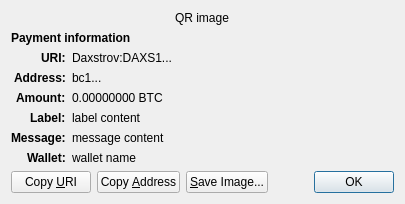
<?xml version="1.0" encoding="UTF-8"?>
<ui version="4.0">
 <class>ReceiveRequestDialog</class>
 <widget class="QDialog" name="ReceiveRequestDialog">
  <property name="geometry">
   <rect>
    <x>0</x>
    <y>0</y>
    <width>413</width>
    <height>229</height>
   </rect>
  </property>
  <property name="windowTitle">
   <string>Request payment to ...</string>
  </property>
  <layout class="QGridLayout" name="gridLayout" columnstretch="0,1">
   <property name="sizeConstraint">
    <enum>QLayout::SetFixedSize</enum>
   </property>
   <item row="0" column="0" colspan="2" alignment="Qt::AlignHCenter">
    <widget class="QRImageWidget" name="qr_code">
     <property name="text">
      <string notr="true">QR image</string>
     </property>
     <property name="textInteractionFlags">
      <set>Qt::NoTextInteraction</set>
     </property>
    </widget>
   </item>
   <item row="1" column="0" colspan="2">
    <widget class="QLabel" name="payment_header">
     <property name="font">
      <font>
       <weight>75</weight>
       <bold>true</bold>
      </font>
     </property>
     <property name="text">
      <string>Payment information</string>
     </property>
     <property name="textInteractionFlags">
      <set>Qt::NoTextInteraction</set>
     </property>
    </widget>
   </item>
   <item row="2" column="0" alignment="Qt::AlignRight|Qt::AlignTop">
    <widget class="QLabel" name="uri_tag">
     <property name="font">
      <font>
       <weight>75</weight>
       <bold>true</bold>
      </font>
     </property>
     <property name="text">
      <string notr="true">URI:</string>
     </property>
     <property name="textFormat">
      <enum>Qt::PlainText</enum>
     </property>
     <property name="textInteractionFlags">
      <set>Qt::NoTextInteraction</set>
     </property>
    </widget>
   </item>
   <item row="2" column="1" alignment="Qt::AlignTop">
    <widget class="QLabel" name="uri_content">
     <property name="text">
      <string notr="true">Daxstrov:DAXS1...</string>
     </property>
     <property name="textFormat">
      <enum>Qt::RichText</enum>
     </property>
     <property name="wordWrap">
      <bool>true</bool>
     </property>
     <property name="textInteractionFlags">
      <set>Qt::TextSelectableByMouse</set>
     </property>
    </widget>
   </item>
   <item row="3" column="0" alignment="Qt::AlignRight|Qt::AlignTop">
    <widget class="QLabel" name="address_tag">
     <property name="font">
      <font>
       <weight>75</weight>
       <bold>true</bold>
      </font>
     </property>
     <property name="text">
      <string>Address:</string>
     </property>
     <property name="textInteractionFlags">
      <set>Qt::NoTextInteraction</set>
     </property>
    </widget>
   </item>
   <item row="3" column="1" alignment="Qt::AlignTop">
    <widget class="QLabel" name="address_content">
     <property name="text">
      <string notr="true">bc1...</string>
     </property>
     <property name="textFormat">
      <enum>Qt::PlainText</enum>
     </property>
     <property name="textInteractionFlags">
      <set>Qt::TextSelectableByMouse</set>
     </property>
    </widget>
   </item>
   <item row="4" column="0" alignment="Qt::AlignRight|Qt::AlignTop">
    <widget class="QLabel" name="amount_tag">
     <property name="font">
      <font>
       <weight>75</weight>
       <bold>true</bold>
      </font>
     </property>
     <property name="text">
      <string>Amount:</string>
     </property>
     <property name="textInteractionFlags">
      <set>Qt::NoTextInteraction</set>
     </property>
    </widget>
   </item>
   <item row="4" column="1" alignment="Qt::AlignTop">
    <widget class="QLabel" name="amount_content">
     <property name="text">
      <string notr="true">0.00000000 BTC</string>
     </property>
     <property name="textFormat">
      <enum>Qt::PlainText</enum>
     </property>
     <property name="textInteractionFlags">
      <set>Qt::TextSelectableByMouse</set>
     </property>
    </widget>
   </item>
   <item row="5" column="0" alignment="Qt::AlignRight|Qt::AlignTop">
    <widget class="QLabel" name="label_tag">
     <property name="font">
      <font>
       <weight>75</weight>
       <bold>true</bold>
      </font>
     </property>
     <property name="text">
      <string>Label:</string>
     </property>
     <property name="textInteractionFlags">
      <set>Qt::NoTextInteraction</set>
     </property>
    </widget>
   </item>
   <item row="5" column="1" alignment="Qt::AlignTop">
    <widget class="QLabel" name="label_content">
     <property name="text">
      <string notr="true">label content</string>
     </property>
     <property name="textFormat">
      <enum>Qt::PlainText</enum>
     </property>
     <property name="wordWrap">
      <bool>true</bool>
     </property>
     <property name="textInteractionFlags">
      <set>Qt::TextSelectableByMouse</set>
     </property>
    </widget>
   </item>
   <item row="6" column="0" alignment="Qt::AlignRight|Qt::AlignTop">
    <widget class="QLabel" name="message_tag">
     <property name="font">
      <font>
       <weight>75</weight>
       <bold>true</bold>
      </font>
     </property>
     <property name="text">
      <string>Message:</string>
     </property>
     <property name="textInteractionFlags">
      <set>Qt::NoTextInteraction</set>
     </property>
    </widget>
   </item>
   <item row="6" column="1" alignment="Qt::AlignTop">
    <widget class="QLabel" name="message_content">
     <property name="text">
      <string notr="true">message content</string>
     </property>
     <property name="textFormat">
      <enum>Qt::PlainText</enum>
     </property>
     <property name="wordWrap">
      <bool>true</bool>
     </property>
     <property name="textInteractionFlags">
      <set>Qt::TextSelectableByMouse</set>
     </property>
    </widget>
   </item>
   <item row="7" column="0" alignment="Qt::AlignRight|Qt::AlignTop">
    <widget class="QLabel" name="wallet_tag">
     <property name="font">
      <font>
       <weight>75</weight>
       <bold>true</bold>
      </font>
     </property>
     <property name="text">
      <string>Wallet:</string>
     </property>
     <property name="textInteractionFlags">
      <set>Qt::NoTextInteraction</set>
     </property>
    </widget>
   </item>
   <item row="7" column="1" alignment="Qt::AlignTop">
    <widget class="QLabel" name="wallet_content">
     <property name="text">
      <string notr="true">wallet name</string>
     </property>
     <property name="textFormat">
      <enum>Qt::PlainText</enum>
     </property>
     <property name="wordWrap">
      <bool>true</bool>
     </property>
     <property name="textInteractionFlags">
      <set>Qt::TextSelectableByMouse</set>
     </property>
    </widget>
   </item>
   <item row="8" column="0" colspan="2">
    <layout class="QHBoxLayout" name="horizontalLayout">
     <item>
      <widget class="QPushButton" name="btnCopyURI">
       <property name="text">
        <string>Copy &amp;URI</string>
       </property>
       <property name="autoDefault">
        <bool>false</bool>
       </property>
      </widget>
     </item>
     <item>
      <widget class="QPushButton" name="btnCopyAddress">
       <property name="text">
        <string>Copy &amp;Address</string>
       </property>
       <property name="autoDefault">
        <bool>false</bool>
       </property>
      </widget>
     </item>
     <item>
      <widget class="QPushButton" name="btnSaveAs">
       <property name="text">
        <string>&amp;Save Image...</string>
       </property>
       <property name="autoDefault">
        <bool>false</bool>
       </property>
      </widget>
     </item>
     <item>
      <spacer name="horizontalSpacer_2">
       <property name="orientation">
        <enum>Qt::Horizontal</enum>
       </property>
       <property name="sizeHint" stdset="0">
        <size>
         <width>40</width>
         <height>20</height>
        </size>
       </property>
      </spacer>
     </item>
     <item>
      <widget class="QDialogButtonBox" name="buttonBox">
       <property name="focusPolicy">
        <enum>Qt::StrongFocus</enum>
       </property>
       <property name="standardButtons">
        <set>QDialogButtonBox::Ok</set>
       </property>
      </widget>
     </item>
    </layout>
   </item>
  </layout>
 </widget>
 <customwidgets>
  <customwidget>
   <class>QRImageWidget</class>
   <extends>QLabel</extends>
   <header>qt/qrimagewidget.h</header>
  </customwidget>
 </customwidgets>
 <tabstops>
  <tabstop>buttonBox</tabstop>
  <tabstop>btnCopyURI</tabstop>
  <tabstop>btnCopyAddress</tabstop>
  <tabstop>btnSaveAs</tabstop>
 </tabstops>
 <resources/>
 <connections>
  <connection>
   <sender>buttonBox</sender>
   <signal>accepted()</signal>
   <receiver>ReceiveRequestDialog</receiver>
   <slot>accept()</slot>
   <hints>
    <hint type="sourcelabel">
     <x>135</x>
     <y>230</y>
    </hint>
    <hint type="destinationlabel">
     <x>135</x>
     <y>126</y>
    </hint>
   </hints>
  </connection>
 </connections>
</ui>
